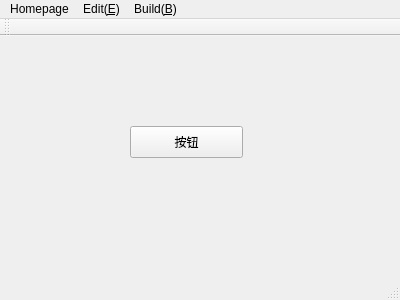
<?xml version="1.0" encoding="UTF-8"?>
<ui version="4.0">
 <class>MainWindow</class>
 <widget class="QMainWindow" name="MainWindow">
  <property name="geometry">
   <rect>
    <x>0</x>
    <y>0</y>
    <width>400</width>
    <height>300</height>
   </rect>
  </property>
  <property name="windowTitle">
   <string>MainWindow</string>
  </property>
  <widget class="QWidget" name="centralWidget">
   <widget class="QPushButton" name="pushButton">
    <property name="geometry">
     <rect>
      <x>130</x>
      <y>90</y>
      <width>113</width>
      <height>32</height>
     </rect>
    </property>
    <property name="text">
     <string>按钮</string>
    </property>
   </widget>
  </widget>
  <widget class="QMenuBar" name="menuBar">
   <property name="geometry">
    <rect>
     <x>0</x>
     <y>0</y>
     <width>400</width>
     <height>22</height>
    </rect>
   </property>
   <widget class="QMenu" name="menuHomepage">
    <property name="title">
     <string>Homepage</string>
    </property>
    <addaction name="actionwenjian"/>
    <addaction name="actionNew_N"/>
   </widget>
   <widget class="QMenu" name="menuEdit_E">
    <property name="title">
     <string>Edit(&amp;E)</string>
    </property>
    <addaction name="actionEdit_E"/>
   </widget>
   <widget class="QMenu" name="menuBuild_B">
    <property name="title">
     <string>Build(&amp;B)</string>
    </property>
   </widget>
   <addaction name="menuHomepage"/>
   <addaction name="menuEdit_E"/>
   <addaction name="menuBuild_B"/>
  </widget>
  <widget class="QToolBar" name="mainToolBar">
   <attribute name="toolBarArea">
    <enum>TopToolBarArea</enum>
   </attribute>
   <attribute name="toolBarBreak">
    <bool>false</bool>
   </attribute>
  </widget>
  <widget class="QStatusBar" name="statusBar"/>
  <action name="actionwenjian">
   <property name="icon">
    <iconset>
     <normaloff>../../../Pictures/ICON_1024.png</normaloff>../../../Pictures/ICON_1024.png</iconset>
   </property>
   <property name="text">
    <string>File(&amp;F)</string>
   </property>
   <property name="shortcut">
    <string>Ctrl+N</string>
   </property>
  </action>
  <action name="actionEdit_E">
   <property name="text">
    <string>Edit(&amp;E)</string>
   </property>
  </action>
  <action name="actionNew_N">
   <property name="text">
    <string>New(&amp;N)</string>
   </property>
  </action>
 </widget>
 <layoutdefault spacing="6" margin="11"/>
 <resources/>
 <connections/>
</ui>
